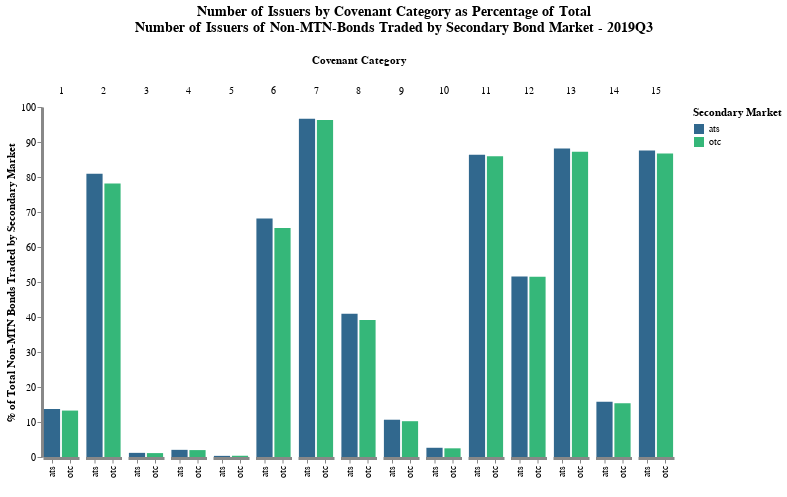

This figure's notebook cell:
### Code cell
pl[3]

### Figure 1 — Vega-Lite specification as saved in the notebook (floating-point values rounded to 4 significant figures)
{"config": {"axis": {"domainWidth": 3}, "opacity": {"value": 0.7}, "view": {"stroke": "transparent"}}, "data": {"values": [{"cov_cat": 1, "cvt": "any", "perc_sbm_total": 13.27, "perc_total": 13.27, "period": "2019Q3", "rt": "any", "sbm": "otc", "value": 262, "variable": "cg1_issuers"}, {"cov_cat": 1, "cvt": "any", "perc_sbm_total": 13.72, "perc_total": 12.91, "period": "2019Q3", "rt": "any", "sbm": "ats", "value": 255, "variable": "cg1_issuers"}, {"cov_cat": 2, "cvt": "any", "perc_sbm_total": 78.18, "perc_total": 78.18, "period": "2019Q3", "rt": "any", "sbm": "otc", "value": 1544, "variable": "cg2_issuers"}, {"cov_cat": 2, "cvt": "any", "perc_sbm_total": 80.96, "perc_total": 76.2, "period": "2019Q3", "rt": "any", "sbm": "ats", "value": 1505, "variable": "cg2_issuers"}, {"cov_cat": 3, "cvt": "any", "perc_sbm_total": 1.114, "perc_total": 1.114, "period": "2019Q3", "rt": "any", "sbm": "otc", "value": 22, "variable": "cg3_issuers"}, {"cov_cat": 3, "cvt": "any", "perc_sbm_total": 1.183, "perc_total": 1.114, "period": "2019Q3", "rt": "any", "sbm": "ats", "value": 22, "variable": "cg3_issuers"}, {"cov_cat": 4, "cvt": "any", "perc_sbm_total": 1.975, "perc_total": 1.975, "period": "2019Q3", "rt": "any", "sbm": "otc", "value": 39, "variable": "cg4_issuers"}, {"cov_cat": 4, "cvt": "any", "perc_sbm_total": 2.044, "perc_total": 1.924, "period": "2019Q3", "rt": "any", "sbm": "ats", "value": 38, "variable": "cg4_issuers"}, {"cov_cat": 5, "cvt": "any", "perc_sbm_total": 0.3544, "perc_total": 0.3544, "period": "2019Q3", "rt": "any", "sbm": "otc", "value": 7, "variable": "cg5_issuers"}, {"cov_cat": 5, "cvt": "any", "perc_sbm_total": 0.3228, "perc_total": 0.3038, "period": "2019Q3", "rt": "any", "sbm": "ats", "value": 6, "variable": "cg5_issuers"}, {"cov_cat": 6, "cvt": "any", "perc_sbm_total": 65.42, "perc_total": 65.42, "period": "2019Q3", "rt": "any", "sbm": "otc", "value": 1292, "variable": "cg6_issuers"}, {"cov_cat": 6, "cvt": "any", "perc_sbm_total": 68.15, "perc_total": 64.15, "period": "2019Q3", "rt": "any", "sbm": "ats", "value": 1267, "variable": "cg6_issuers"}, {"cov_cat": 7, "cvt": "any", "perc_sbm_total": 96.3, "perc_total": 96.3, "period": "2019Q3", "rt": "any", "sbm": "otc", "value": 1902, "variable": "cg7_issuers"}, {"cov_cat": 7, "cvt": "any", "perc_sbm_total": 96.61, "perc_total": 90.94, "period": "2019Q3", "rt": "any", "sbm": "ats", "value": 1796, "variable": "cg7_issuers"}, {"cov_cat": 8, "cvt": "any", "perc_sbm_total": 39.14, "perc_total": 39.14, "period": "2019Q3", "rt": "any", "sbm": "otc", "value": 773, "variable": "cg8_issuers"}, {"cov_cat": 8, "cvt": "any", "perc_sbm_total": 40.94, "perc_total": 38.53, "period": "2019Q3", "rt": "any", "sbm": "ats", "value": 761, "variable": "cg8_issuers"}, {"cov_cat": 9, "cvt": "any", "perc_sbm_total": 10.23, "perc_total": 10.23, "period": "2019Q3", "rt": "any", "sbm": "otc", "value": 202, "variable": "cg9_issuers"}, {"cov_cat": 9, "cvt": "any", "perc_sbm_total": 10.65, "perc_total": 10.03, "period": "2019Q3", "rt": "any", "sbm": "ats", "value": 198, "variable": "cg9_issuers"}, {"cov_cat": 10, "cvt": "any", "perc_sbm_total": 2.481, "perc_total": 2.481, "period": "2019Q3", "rt": "any", "sbm": "otc", "value": 49, "variable": "cg10_issuers"}, {"cov_cat": 10, "cvt": "any", "perc_sbm_total": 2.636, "perc_total": 2.481, "period": "2019Q3", "rt": "any", "sbm": "ats", "value": 49, "variable": "cg10_issuers"}, {"cov_cat": 11, "cvt": "any", "perc_sbm_total": 85.92, "perc_total": 85.92, "period": "2019Q3", "rt": "any", "sbm": "otc", "value": 1697, "variable": "cg11_issuers"}, {"cov_cat": 11, "cvt": "any", "perc_sbm_total": 86.39, "perc_total": 81.32, "period": "2019Q3", "rt": "any", "sbm": "ats", "value": 1606, "variable": "cg11_issuers"}, {"cov_cat": 12, "cvt": "any", "perc_sbm_total": 51.49, "perc_total": 51.49, "period": "2019Q3", "rt": "any", "sbm": "otc", "value": 1017, "variable": "cg12_issuers"}, {"cov_cat": 12, "cvt": "any", "perc_sbm_total": 51.59, "perc_total": 48.56, "period": "2019Q3", "rt": "any", "sbm": "ats", "value": 959, "variable": "cg12_issuers"}, {"cov_cat": 13, "cvt": "any", "perc_sbm_total": 87.24, "perc_total": 87.24, "period": "2019Q3", "rt": "any", "sbm": "otc", "value": 1723, "variable": "cg13_issuers"}, {"cov_cat": 13, "cvt": "any", "perc_sbm_total": 88.17, "perc_total": 82.99, "period": "2019Q3", "rt": "any", "sbm": "ats", "value": 1639, "variable": "cg13_issuers"}, {"cov_cat": 14, "cvt": "any", "perc_sbm_total": 15.39, "perc_total": 15.39, "period": "2019Q3", "rt": "any", "sbm": "otc", "value": 304, "variable": "cg14_issuers"}, {"cov_cat": 14, "cvt": "any", "perc_sbm_total": 15.81, "perc_total": 14.89, "period": "2019Q3", "rt": "any", "sbm": "ats", "value": 294, "variable": "cg14_issuers"}, {"cov_cat": 15, "cvt": "any", "perc_sbm_total": 86.68, "perc_total": 86.68, "period": "2019Q3", "rt": "any", "sbm": "otc", "value": 1712, "variable": "cg15_issuers"}, {"cov_cat": 15, "cvt": "any", "perc_sbm_total": 87.57, "perc_total": 82.43, "period": "2019Q3", "rt": "any", "sbm": "ats", "value": 1628, "variable": "cg15_issuers"}]}, "encoding": {"color": {"field": "sbm", "legend": {"title": "Secondary Market"}, "scale": {"scheme": "viridis"}, "type": "nominal"}, "column": {"field": "cov_cat", "sort": "ascending", "title": "Covenant Category", "type": "ordinal"}, "x": {"axis": {"title": " "}, "field": "sbm", "type": "nominal"}, "y": {"axis": {"grid": false, "stack": null, "title": "% of Total Non-MTN Bonds Traded by Secondary Market"}, "field": "perc_sbm_total", "type": "quantitative"}}, "height": 350, "mark": "bar", "spacing": 4.5, "title": {"align": "center", "anchor": "middle", "fontSize": 14, "offset": 20, "text": ["Number of Issuers by Covenant Category as Percentage of Total", "Number of Issuers of Non-MTN-Bonds Traded by Secondary Bond Market - 2019Q3"]}, "width": {"step": 18}}
